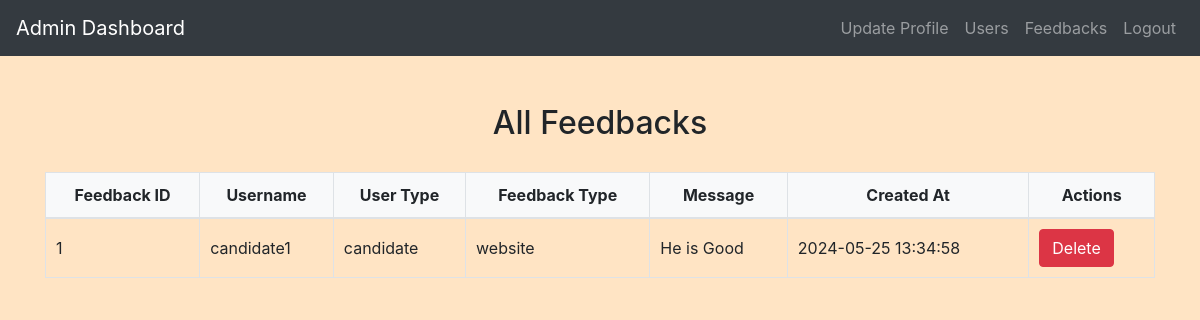
The app's page /admin/admin_feedback.php (signed in) with its own data.
### tables this page shows
CREATE TABLE `feedback` (
  `feedback_id` int(11) NOT NULL,
  `user_id` int(11) NOT NULL,
  `feedback_type` enum('website','recruiter','candidate') NOT NULL,
  `message` text NOT NULL,
  `created_at` datetime DEFAULT current_timestamp()
);

CREATE TABLE `users` (
  `id` int(11) NOT NULL,
  `username` varchar(50) NOT NULL,
  `password` varchar(255) NOT NULL,
  `email` varchar(100) NOT NULL,
  `phone` varchar(20) NOT NULL,
  `age` int(11) DEFAULT NULL,
  `usertype` varchar(20) DEFAULT NULL,
  `name` varchar(50) DEFAULT NULL,
  `cnic` varchar(50) DEFAULT NULL,
  `address` varchar(100) DEFAULT NULL,
  `town` varchar(100) DEFAULT NULL,
  `region` varchar(100) DEFAULT NULL,
  `postcode` varchar(100) DEFAULT NULL,
  `country` varchar(100) DEFAULT NULL
);

### admin/admin_feedback.php (the view, shortened to what this page needs)
<?php
include('config.php');
$sql = "SELECT F.feedback_id, F.feedback_type, F.message, F.created_at, U.username, U.usertype
        FROM Feedback F
        INNER JOIN Users U ON F.user_id = U.id";
$result = mysqli_query($conn, $sql);
$feedbacks = mysqli_fetch_all($result, MYSQLI_ASSOC);
?>
<!DOCTYPE html>
<html>
<head>
    <link rel="stylesheet" href="https://maxcdn.bootstrapcdn.com/bootstrap/4.5.2/css/bootstrap.min.css">
    <link rel="stylesheet" href="../css/style.css">
</head>
<body>
<?php include('admin_navbar.php'); ?>
<div class="container mt-5">
    <h2>All Feedbacks</h2>
    <table class="table table-bordered">
        <thead>
            <tr>
                <th>Feedback ID</th>
                <th>Username</th>
                <th>User Type</th>
                <th>Feedback Type</th>
                <th>Message</th>
                <th>Created At</th>
                <th>Actions</th>
            </tr>
        </thead>
        <tbody>
            <?php foreach ($feedbacks as $feedback): ?>
                <tr>
                    <td><?php echo htmlspecialchars($feedback['feedback_id']); ?></td>
                    <td><?php echo htmlspecialchars($feedback['username']); ?></td>
                    <td><?php echo htmlspecialchars($feedback['usertype']); ?></td>
                    <td><?php echo htmlspecialchars($feedback['feedback_type']); ?></td>
                    <td><?php echo htmlspecialchars($feedback['message']); ?></td>
                    <td><?php echo htmlspecialchars($feedback['created_at']); ?></td>
                    <td>
                        <form action="<?php echo htmlspecialchars($_SERVER["PHP_SELF"]); ?>" method="post">
                            <button type="submit" class="btn btn-danger" name="delete_feedback">Delete</button>
                        </form>
                    </td>
                </tr>
            <?php endforeach; ?>
        </tbody>
    </table>
</div>
</body>
</html>

### css/style.css (style rules this page uses)
body { background-color: bisque; }
h1, h2, h3, h4 { text-align: center; margin-top: 30px; margin-bottom: 30px; }
.table { width: 100%; border-collapse: collapse; margin-top: 20px; }
.table th, .table td { padding: 10px; border: 1px solid #dee2e6; }
.table thead th { background-color: #f8f9fa; font-weight: bold; text-align: center; }
.table tbody td { vertical-align: middle; }

### records on screen
feedback: feedback_id "1", user.username "candidate1", user.usertype "candidate", feedback_type "website", message "He is Good", created_at "2024-05-25 13:34:58"
